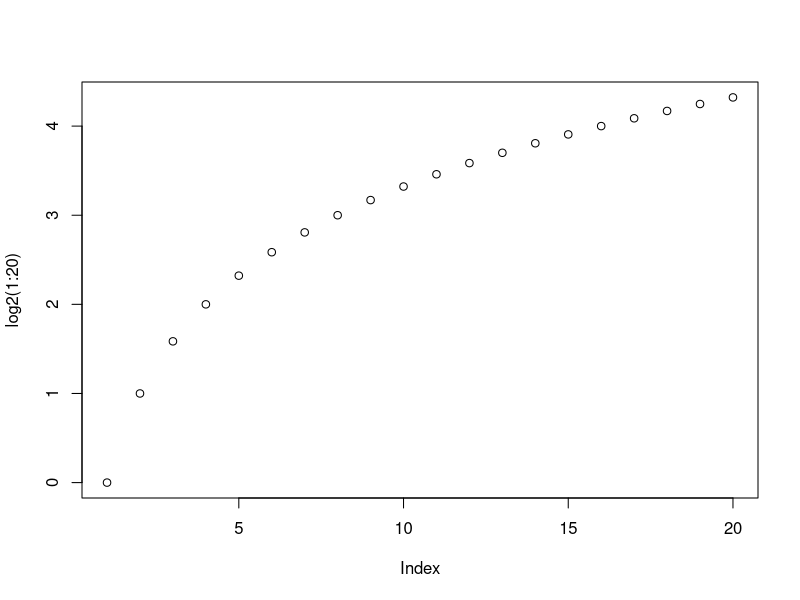
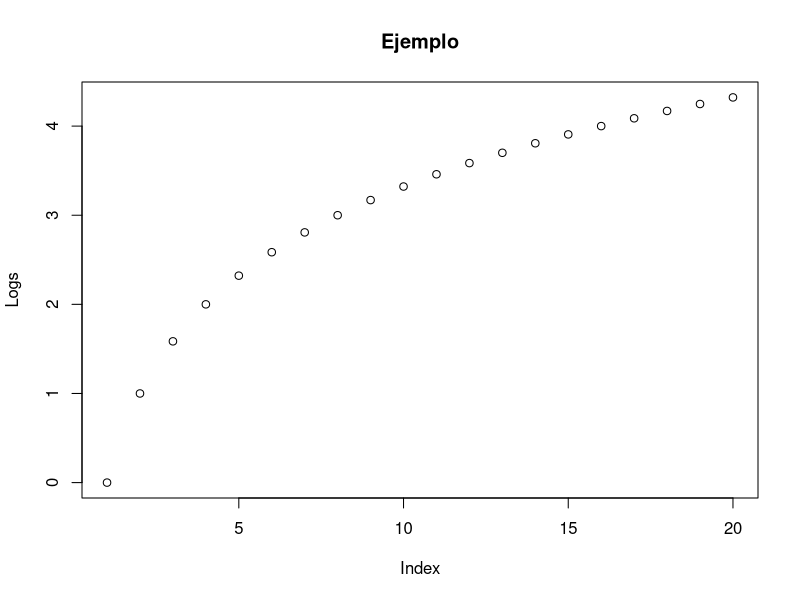
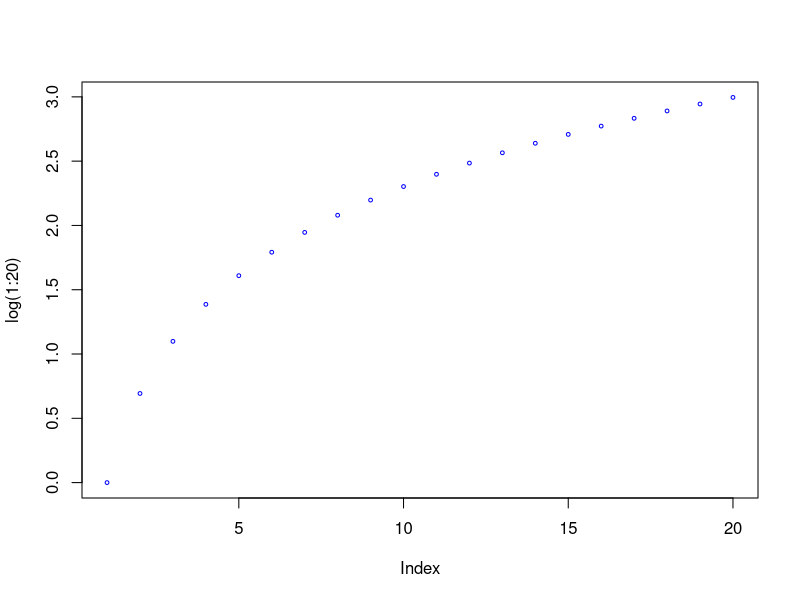
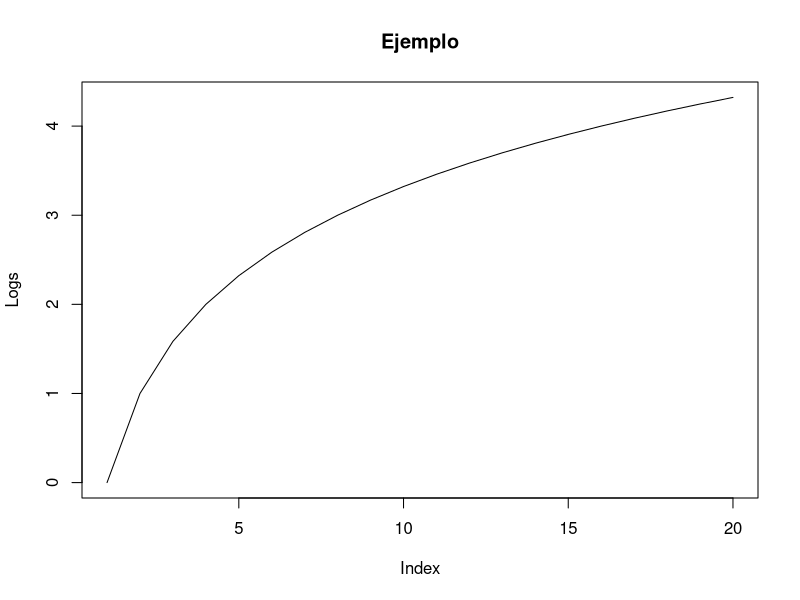
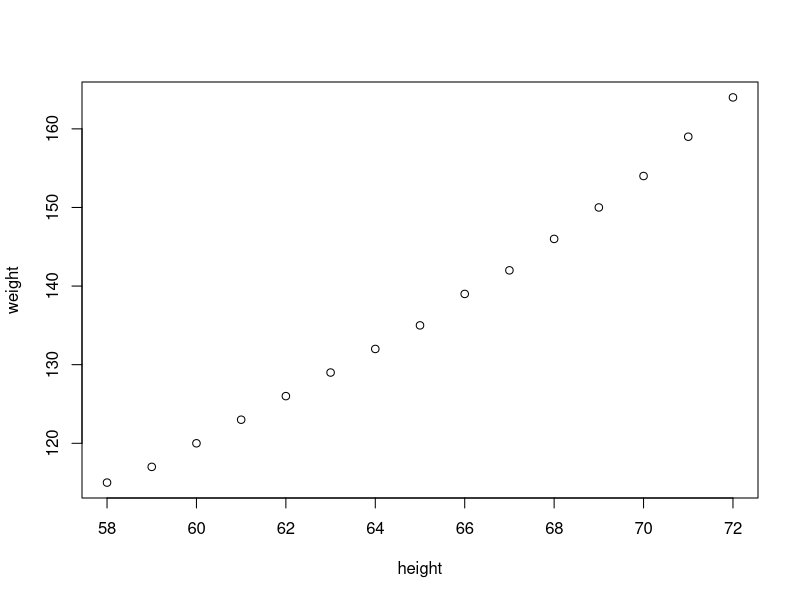
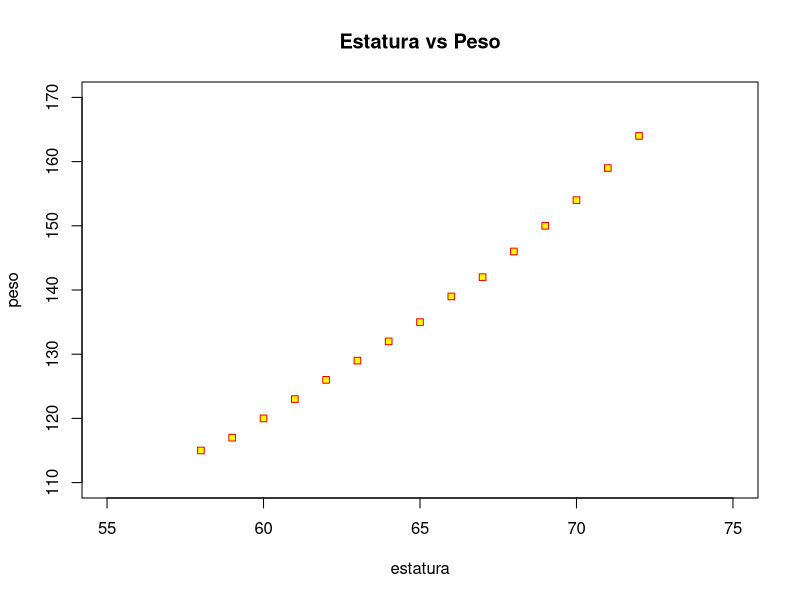
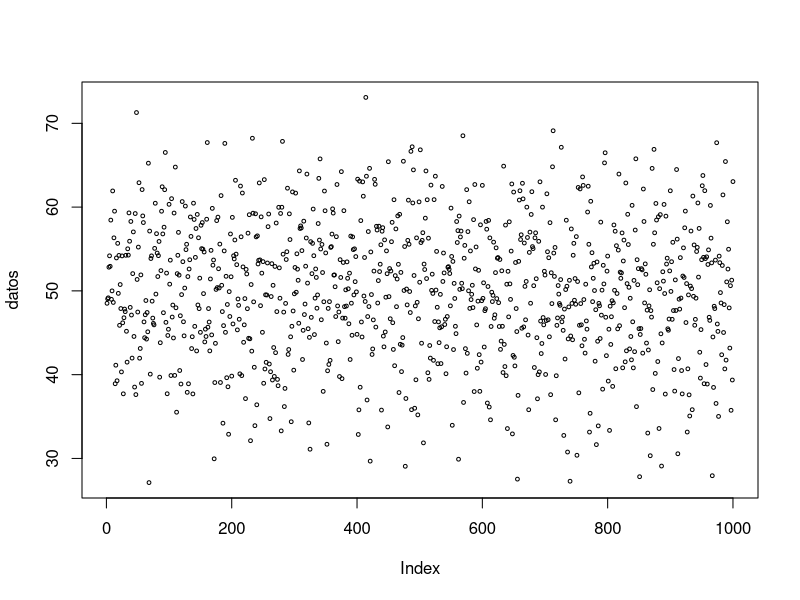
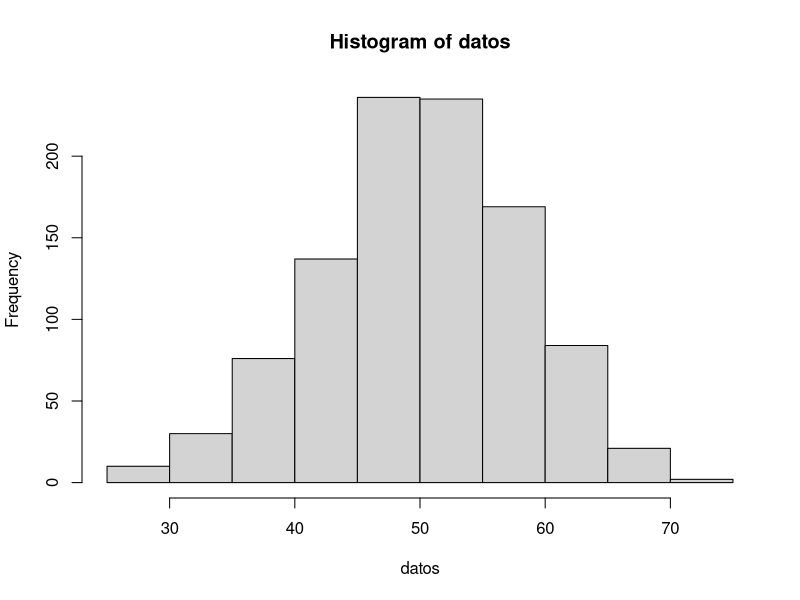

Source code (R) for these figures, in order:
# # #  # # # # # # # # # # # # # # # # # # # # # # # # # # # # # # # # # # # # # 
# BASES GR?FICAS DE R ##########################################################
# # #  # # # # # # # # # # # # # # # # # # # # # # # # # # # # # # # # # # # # # 

# Se ver? el uso de los datos muestra en R. Y se dar?n las bases pare el dise?o 4 tipos de gr?ficas esenciales en R: 
# histogramas, Gr?ficas de dispersi?n, Gr?ficos de caja y bigotes y Grpaficos de barra. 

# de un vistazo a los parametros que se pueden definir con la funci?n par. 
?par

# observe cuales son los par?metros actuales por defecto. Busque 3 par?metros de inter?s dentro de la ayuda ?par
# y vea como est?n definidos.
#par()

# # #  # # # # # # # # # # # # # # # # # # # # # # # # # # # # # # # # # # # # #
# 1 Gr?fico de dispersi?n /Scatterplot #########################################
# # #  # # # # # # # # # # # # # # # # # # # # # # # # # # # # # # # # # # # # #

# Gr?fica 1

plot(log2(1:20))
plot(log2(1:20), type="p", main="Ejemplo", ylab="Logs")
plot(log(1:20), col="blue", cex=0.5)

plot(log2(1:20), type="l", main="Ejemplo", ylab="Logs")
# # # En el gr?ficos anteriores pruebe:
# cambiar type con  "l","b","h",
# cambiar cex 
# cambiar el color usando los nombres que aparecen en la lista 
# arrojada por la funci?n colors(). Ver la siguiente l?nea
colors() # ver colores


# # # Superponer varias gr?ficas (gr?ficas de alto y bajo nivel)

x11()# atenci?n aqu? se abrira una nueva ventana. Las gr?ficas aparecer?n all?
plot(log2(1:20), type="l", main="Ejemplo", ylab="Logs", lty=1)
lines(log10(1:20), col="red", lty=1)
lines(log(1:20), col="blue", lty=1)

legend(x="bottomright", legend = c("log2", "log10", "log"),
       lty=c(1,1,1), 
       col=c("black", "red", "blue"))


dev.off()# este comando cierra el dispositivo gr?fico actual.Borra la gr?ficas



# Gr?fica 2

data(women)
head(women)

plot(weight~height,data=women) # usar una formula


# Dise?ar la gr?fica
plot (weight~height,data=women, xlab= "estatura", ylab="peso", 
      xlim=c(55,75), ylim=c(110,170), pch=22, col="red",
      bg="yellow", main="Estatura vs Peso")

# # #  # # # # # # # # # # # # # # # # # # # # # # # # # # # # # # # # # # # # #
# 2. HISTOGRAMA  ###############################################################
# # #  # # # # # # # # # # # # # # # # # # # # # # # # # # # # # # # # # # # # #

# Configurar el dispositivo de gr?fico

datos<-rnorm(n=1000, m=50, sd=8) # creaci?n de n?meros aleatorios
plot (datos, cex=0.5)

hist(datos)

# definir los intervalos
op<- par(mfrow=c(2,2))
hist(datos, breaks=10, main="Cortes=10")
hist(datos, breaks=5, main="Cortes=5") 

#Explorar datos para definir intervalos
# Opcional

summary(datos)
hist(datos, breaks=seq(20,90,by=5), main="Cortes personalizados")
histinfo<-hist(datos, breaks=seq(20,90,by=5), main="Cortes personalizados")#obtener informaci?n del histograma
histinfo

dev.off()

# # #  # # # # # # # # # # # # # # # # # # # # # # # # # # # # # # # # # # # # #
# 3.DIAGRAMA DE CAJAS Y BIGOTES ################################################
# # #  # # # # # # # # # # # # # # # # # # # # # # # # # # # # # # # # # # # # #

data(PlantGrowth)
head (PlantGrowth)
str(PlantGrowth)
unique(PlantGrowth$group)
boxplot(weight~group,data=PlantGrowth)

# completar main, xlab, ylab

# # #  # # # # # # # # # # # # # # # # # # # # # # # # # # # # # # # # # # # # #
#  Ejercicios ##################################################################
# # #  # # # # # # # # # # # # # # # # # # # # # # # # # # # # # # # # # # # # #


# Con los datos del marco de datos CO2 hacer: 
# 1. Un gr?fico de dispersi?n de las concentraciones de CO2 en el ambiente (conc)
# vs el CO2 fijado por la planta(uptake) .Personalize los puntos y asigneles color

# 2. Un gr?fico de cajas y bigotes  de las concentraciones el CO2 fijado 
# por la planta agrupado por el CO2 en el ambiente 
# Tenga en cuenta el dar nombres a los ejes y a la gr?ficas. 


# 3 Histograma de la variable uptake 

# 4 Histograma de la variable uptake, pero s?lo para la Type "Quebec"

# 5.  Realize un gr?fico de barras de los promedios de las concentraciones del CO2
# fijado por la planta agrupado por variedad ("Type") : Pista : use las funci?n tapply 
# para obtener los datos que necesita.

# Tenga en cuenta el dar nombres a los ejes y a la gr?ficas. 

# Soluci?n 

plot(CO2$conc,CO2$uptake)
boxplot(uptake~conc, data=CO2)
hist(CO2$uptake[CO2$Type=="Quebec"])
hist(CO2$uptake[CO2$Type=="Mississippi"])
promedio<-tapply(X=CO2$uptake,IND=CO2$Type,FUN=mean)
barplot(promedio)


# Barplot  ####################################################################################

# 1.diagram de barras
head (mtcars)
unique(mtcars$carb)
(frec_car<- table(mtcars$carb))
barplot(frec_car, axes= TRUE)
